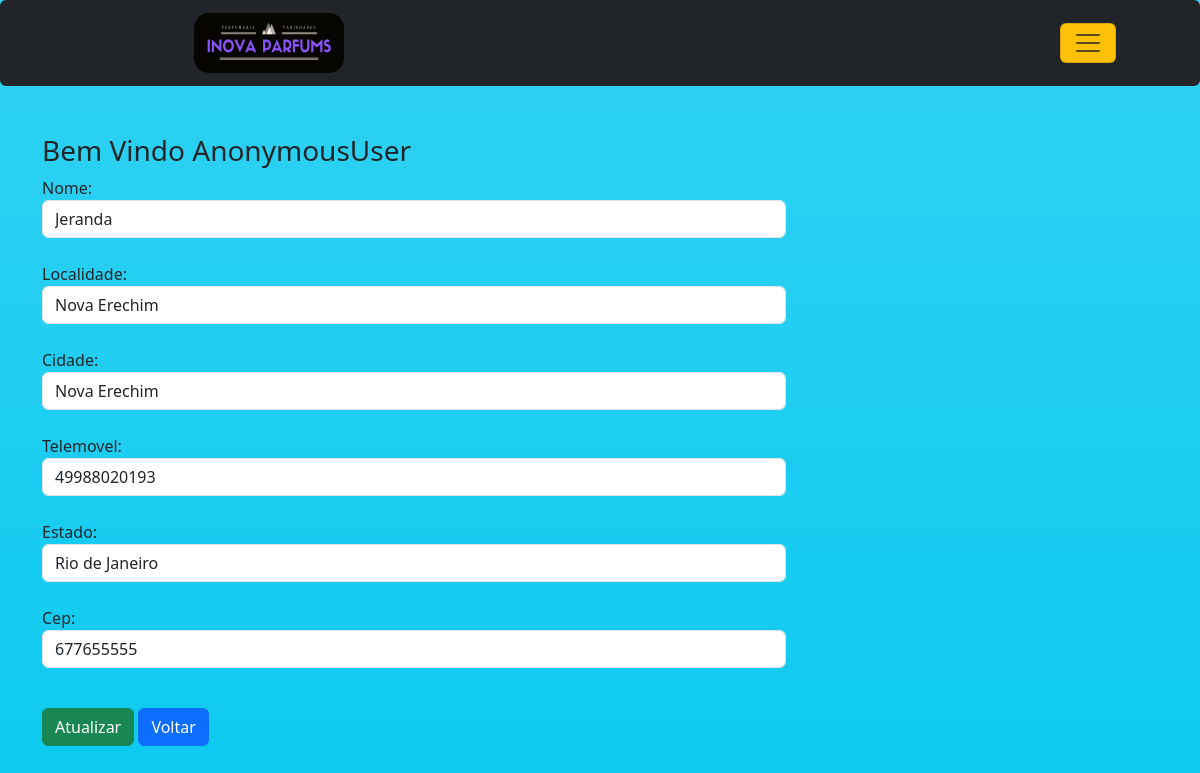
Page /endereco/6 on the committed database.
### produto/models.py (models this page shows, shortened)
class Cliente(models.Model):
    usuario = models.ForeignKey(User, on_delete=models.CASCADE)
    nome = models.CharField(max_length=200)
    localidade = models.CharField(max_length=200)
    cidade = models.CharField(max_length=50)
    telemovel = models.IntegerField(default=0)
    cep = models.IntegerField()
    estado = models.CharField(choices=ESTADO_CHOICES, max_length=100)

### produto/views.py (the view, shortened to what this page needs)
# urls.py: path('endereco/<int:pk>', AtualizarEndereco.as_view(), name='atualizar_endereco'),
class AtualizarEndereco(View):
    def get(self, request, pk):
        add = Cliente.objects.get(pk=pk)
        form = ClientePerfilForm(instance=add)
        return render(request, 'usuario/atualizar_endereco.html', locals())

### produto/forms.py
class ClientePerfilForm(forms.ModelForm):
    class Meta:
        model = Cliente
        fields = ['nome', 'localidade', 'cidade', 'telemovel', 'estado', 'cep']
        widgets = {
            'nome': forms.TextInput(attrs={'class': 'form-control'}),
            'localidade': forms.TextInput(attrs={'class': 'form-control'}),
            'cidade': forms.TextInput(attrs={'class': 'form-control'}),
            'telemovel': forms.NumberInput(attrs={'class': 'form-control'}),
            'estado': forms.Select(attrs={'class': 'form-control'}),
            'cep': forms.NumberInput(attrs={'class': 'form-control'}),
        }

### produto/templates/usuario/atualizar_endereco.html (shortened to what this page needs)
{% extends 'base.html' %}
{% load static %}
{% block body %}
<div class="container my-5">
    <div class="row">
        <h3>Bem Vindo <span class="text-capitalize">{{user}}</span></h3>
    </div>
    <div class="col-sm-8 offset sm-1">
        <form action="{% url 'profile' %}" method="POST">{% csrf_token %}
            {% for fm in form %}
            {{fm.label_tag}} {{fm}} <small class="text-danger">{{fm.errors | striptags}}</small><br/>
            {% endfor %}
            <div class="col-12 mt-3">
                <button class="btn btn-success" type="submit">Atualizar</button>
                <a class="btn btn-primary" href="{% url 'endereco' %}">Voltar</a>
            </div>
        </form>
    </div>
    {% endblock body %}

### rows in the picture
Cliente: form "Jeranda" "Nova Erechim" "Nova Erechim" "49988020193" "Rio de Janeiro" "677655555"

### other values in the picture
{{ user }} "AnonymousUser"
{{ fm.label_tag }} "Nome:" "Localidade:" "Cidade:" "Telemovel:" "Estado:" "Cep:"
